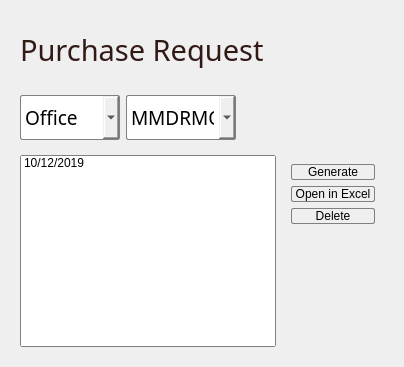
      <widget class="QWidget" name="tab_3">
       <attribute name="title">
        <string>Purchase Request</string>
       </attribute>
       <layout class="QGridLayout" name="gridLayout_3">
        <item row="3" column="0">
         <widget class="QWidget" name="widget_18" native="true">
          <property name="minimumSize">
           <size>
            <width>0</width>
            <height>30</height>
           </size>
          </property>
          <layout class="QGridLayout" name="gridLayout_4">
           <item row="0" column="0">
            <widget class="QWidget" name="widget_22" native="true">
             <property name="minimumSize">
              <size>
               <width>0</width>
               <height>60</height>
              </size>
             </property>
             <layout class="QVBoxLayout" name="verticalLayout_2">
              <property name="spacing">
               <number>0</number>
              </property>
              <property name="leftMargin">
               <number>0</number>
              </property>
              <item>
               <widget class="QLabel" name="label_3">
                <property name="font">
                 <font>
                  <family>Segoe UI Light</family>
                  <pointsize>22</pointsize>
                 </font>
                </property>
                <property name="styleSheet">
                 <string notr="true">color: rgb(49, 25, 22);</string>
                </property>
                <property name="text">
                 <string>Purchase Request</string>
                </property>
                <property name="alignment">
                 <set>Qt::AlignLeading|Qt::AlignLeft|Qt::AlignVCenter</set>
                </property>
               </widget>
              </item>
             </layout>
            </widget>
           </item>
           <item row="2" column="0">
            <widget class="QListWidget" name="pr_list">
             <property name="styleSheet">
              <string notr="true">
border : 1 solid gray;
border-radius:  2;
font: 25 11pt &quot;Segoe UI Light&quot;;</string>
             </property>
             <item>
              <property name="text">
               <string>10/12/2019</string>
              </property>
             </item>
            </widget>
           </item>
           <item row="1" column="0">
            <widget class="QWidget" name="widget" native="true">
             <property name="minimumSize">
              <size>
               <width>0</width>
               <height>57</height>
              </size>
             </property>
             <property name="maximumSize">
              <size>
               <width>16777215</width>
               <height>81</height>
              </size>
             </property>
             <layout class="QHBoxLayout" name="horizontalLayout_2">
              <property name="leftMargin">
               <number>0</number>
              </property>
              <property name="rightMargin">
               <number>0</number>
              </property>
              <item>
               <widget class="QComboBox" name="pr_type">
                <property name="minimumSize">
                 <size>
                  <width>100</width>
                  <height>45</height>
                 </size>
                </property>
                <property name="maximumSize">
                 <size>
                  <width>200</width>
                  <height>45</height>
                 </size>
                </property>
                <property name="font">
                 <font>
                  <family>Segoe UI Light</family>
                  <pointsize>14</pointsize>
                  <weight>3</weight>
                  <italic>false</italic>
                  <bold>false</bold>
                 </font>
                </property>
                <property name="styleSheet">
                 <string notr="true">
border : 1 solid gray;
border-radius:  2;
font: 25 14pt &quot;Segoe UI Light&quot;;</string>
                </property>
                <item>
                 <property name="text">
                  <string>Office</string>
                 </property>
                </item>
                <item>
                 <property name="text">
                  <string>Hospital</string>
                 </property>
                </item>
                <item>
                 <property name="text">
                  <string>Others</string>
                 </property>
                </item>
               </widget>
              </item>
              <item>
               <widget class="QComboBox" name="pr_name">
                <property name="minimumSize">
                 <size>
                  <width>100</width>
                  <height>45</height>
                 </size>
                </property>
                <property name="maximumSize">
                 <size>
                  <width>200</width>
                  <height>45</height>
                 </size>
                </property>
                <property name="font">
                 <font>
                  <family>Segoe UI Light</family>
                  <pointsize>14</pointsize>
                  <weight>3</weight>
                  <italic>false</italic>
                  <bold>false</bold>
                 </font>
                </property>
                <property name="styleSheet">
                 <string notr="true">
border : 1 solid gray;
border-radius:  2;
font: 25 14pt &quot;Segoe UI Light&quot;;</string>
                </property>
                <item>
                 <property name="text">
                  <string>MMDRMO</string>
                 </property>
                </item>
               </widget>
              </item>
              <item>
               <widget class="QWidget" name="widget_24" native="true">
                <layout class="QVBoxLayout" name="verticalLayout_3"/>
               </widget>
              </item>
             </layout>
            </widget>
           </item>
           <item row="2" column="1">
            <widget class="QWidget" name="widget_17" native="true">
             <layout class="QVBoxLayout" name="verticalLayout_6">
              <item>
               <widget class="QPushButton" name="pr_generate">
                <property name="styleSheet">
                 <string notr="true">
border : 1 solid gray;
border-radius:  2;
font: 25 11pt &quot;Segoe UI Light&quot;;</string>
                </property>
                <property name="text">
                 <string>Generate</string>
                </property>
               </widget>
              </item>
              <item>
               <widget class="QPushButton" name="pr_open_in_excel">
                <property name="styleSheet">
                 <string notr="true">
border : 1 solid gray;
border-radius:  2;
font: 25 11pt &quot;Segoe UI Light&quot;;</string>
                </property>
                <property name="text">
                 <string> Open in Excel </string>
                </property>
               </widget>
              </item>
              <item>
               <widget class="QPushButton" name="pr_delete">
                <property name="styleSheet">
                 <string notr="true">
border : 1 solid gray;
border-radius:  2;
font: 25 11pt &quot;Segoe UI Light&quot;;</string>
                </property>
                <property name="text">
                 <string>Delete</string>
                </property>
               </widget>
              </item>
              <item>
               <widget class="QWidget" name="widget_23" native="true"/>
              </item>
             </layout>
            </widget>
           </item>
          </layout>
         </widget>
        </item>
       </layout>
      </widget>
